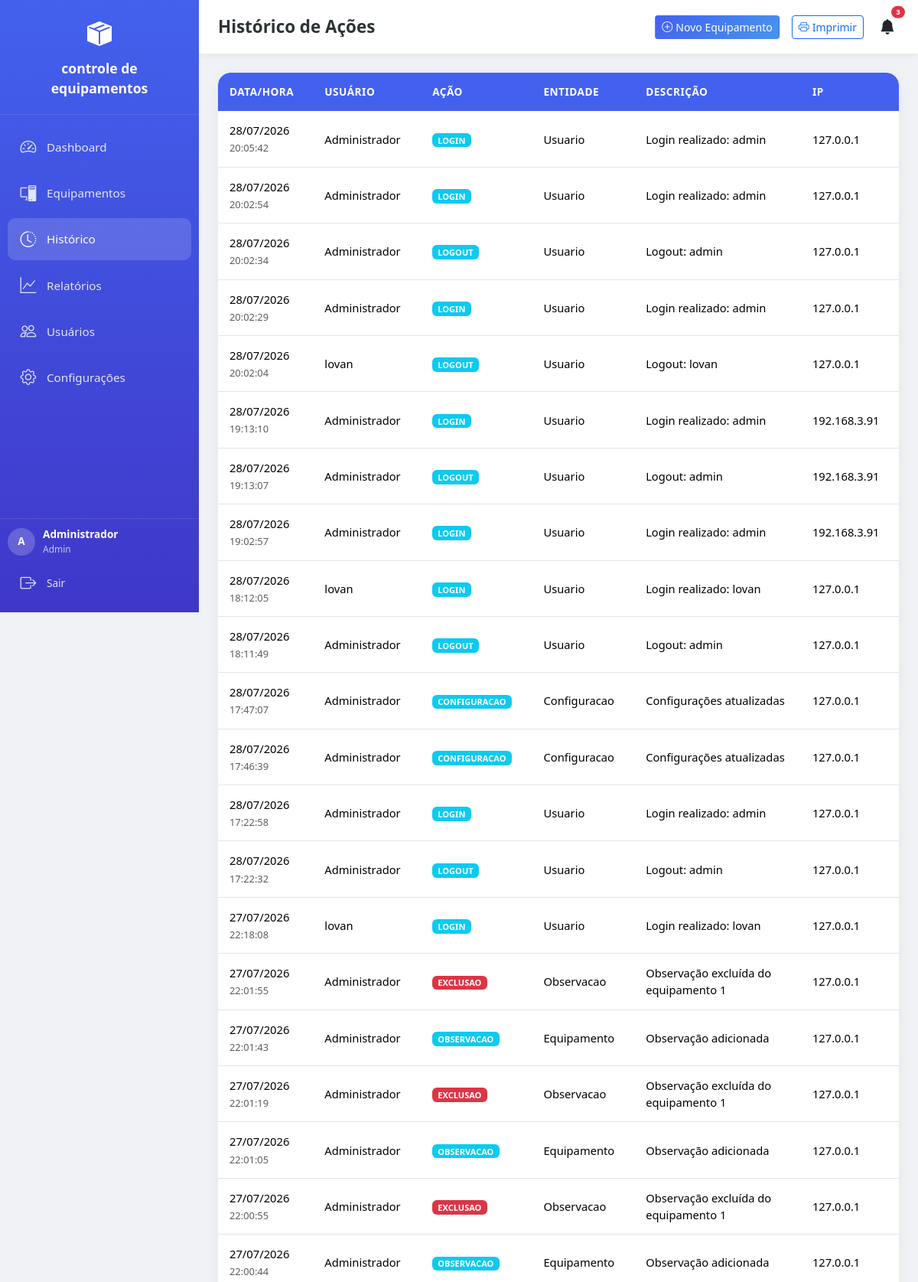
/historico (signed in, upper part), run on the app's committed database.
### app/models/models.py (models this page shows, shortened)
class Configuracao(db.Model):
    __tablename__ = 'configuracoes'
    id = db.Column(db.Integer, primary_key=True)
    nome_empresa = db.Column(db.String(200), default='Controle de Patrimônio')
    logo = db.Column(db.String(200), nullable=True)
    dias_lembrete_manutencao = db.Column(db.String(50), default='30,15,7,1')
    tema = db.Column(db.String(20), default='claro')
    data_atualizacao = db.Column(db.DateTime, default=datetime.now, onupdate=datetime.now)

class Usuario(UserMixin, db.Model):
    __tablename__ = 'usuarios'
    id = db.Column(db.Integer, primary_key=True)
    nome = db.Column(db.String(100), nullable=False)
    username = db.Column(db.String(50), unique=True, nullable=False)
    email = db.Column(db.String(120), unique=True, nullable=False)
    password_hash = db.Column(db.String(256), nullable=False)
    is_admin = db.Column(db.Boolean, default=False)
    ativo = db.Column(db.Boolean, default=True)
    data_criacao = db.Column(db.DateTime, default=datetime.now)
    equipamentos = db.relationship('Equipamento', backref='usuario_cadastro', lazy=True)

class Historico(db.Model):
    __tablename__ = 'historico'
    id = db.Column(db.Integer, primary_key=True)
    usuario_id = db.Column(db.Integer, db.ForeignKey('usuarios.id'), nullable=True)
    usuario_nome = db.Column(db.String(100))
    acao = db.Column(db.String(50), nullable=False)
    entidade = db.Column(db.String(50), nullable=False)
    entidade_id = db.Column(db.Integer)
    descricao = db.Column(db.Text)
    data = db.Column(db.DateTime, default=datetime.now)
    ip = db.Column(db.String(50))

### app/routes/main.py (the view)
@bp.route('/historico')
@login_required
def historico():
    page = request.args.get('page', 1, type=int)
    query = Historico.query.order_by(Historico.data.desc())
    pagination = query.paginate(page=page, per_page=50, error_out=False)
    config = Configuracao.query.first()
    return render_template('historico.html', historico=pagination.items, pagination=pagination, config=config)

### app/__init__.py (called while the page is built)
def create_app():
    app = Flask(__name__)
    app.config.from_object(Config)
    db.init_app(app)
    login_manager.init_app(app)
    login_manager.login_view = 'auth.login'
    login_manager.login_message = 'Por favor, faça login para acessar esta página.'
    login_manager.login_message_category = 'warning'
    with app.app_context():
        from app.routes import auth, main, api, admin
        app.register_blueprint(auth.bp)
        app.register_blueprint(main.bp)
        app.register_blueprint(api.bp, url_prefix='/api')
        app.register_blueprint(admin.bp, url_prefix='/admin')
        db.create_all()
        criar_admin_padrao()
        criar_config_padrao()
    @app.context_processor
    def inject_date():
        from datetime import date
        return dict(date=date)
    return app

### app/routes/auth.py (called while the page is built)
@login_manager.user_loader
def load_user(user_id):
    return Usuario.query.get(int(user_id))

### app/templates/historico.html (shortened to what this page needs)
{% extends "base.html" %}
{% block page_title %}Histórico de Ações{% endblock %}
{% block content %}
{% if current_user.is_admin %}
<div class="card-modern overflow-hidden animate-in">
    <div class="table-responsive">
        <table class="table table-modern mb-0">
            <thead>
                <tr>
                    <th>Data/Hora</th>
                    <th class="d-none d-md-table-cell">Usuário</th>
                    <th>Ação</th>
                    <th class="d-none d-lg-table-cell">Entidade</th>
                    <th>Descrição</th>
                    <th class="d-none d-xl-table-cell">IP</th>
                </tr>
            </thead>
            <tbody>
                {% for h in historico %}
                <tr>
                    <td>
                        <span class="d-block">{{ h.data.strftime('%d/%m/%Y') }}</span>
                        <small class="text-muted">{{ h.data.strftime('%H:%M:%S') }}</small>
                    </td>
                    <td class="d-none d-md-table-cell">{{ h.usuario_nome or 'Sistema' }}</td>
                    <td><span class="badge bg-{{ 'success' if h.acao=='CADASTRO' else 'warning' if h.acao=='EDICAO' else 'danger' if h.acao=='EXCLUSAO' else 'info' }}">{{ h.acao }}</span></td>
                    <td class="d-none d-lg-table-cell">{{ h.entidade }}</td>
                    <td>
                        {{ h.descricao or '-' }}
                    </td>
                    <td class="d-none d-xl-table-cell">{{ h.ip or '-' }}</td>
                </tr>
                {% else %}
                <tr><td colspan="6" class="text-center py-4 text-muted">Nenhum registro.</td></tr>
                {% endfor %}
            </tbody>
        </table>
    </div>
</div>
{% endif %}
{% endblock %}

### app/templates/base.html (shortened to what this page needs)
<!DOCTYPE html>
<html lang="pt-BR" data-theme="{{ config.tema if config else 'claro' }}">
<head>
    <link href="https://cdn.jsdelivr.net/npm/bootstrap@5.3.2/dist/css/bootstrap.min.css" rel="stylesheet">
    <link rel="stylesheet" href="https://cdn.jsdelivr.net/npm/bootstrap-icons@1.11.1/font/bootstrap-icons.css">
    <link rel="stylesheet" href="/static/css/style.css">
</head>
<body>
    {% if current_user.is_authenticated %}
    <nav class="sidebar" id="sidebar">
        <div class="sidebar-header">
            <div class="logo-icon"><i class="bi bi-box-seam-fill"></i></div>
            <div class="logo-text">{{ config.nome_empresa if config else 'Patrimônio' }}</div>
        </div>
        <div class="sidebar-nav">
            <div class="nav-item">
                <a href="{{ url_for('main.dashboard') }}" class="nav-link {% if request.endpoint == 'main.dashboard' %}active{% endif %}">
                    <i class="bi bi-speedometer2"></i>
                    <span class="nav-text">Dashboard</span>
                </a>
            </div>
            <div class="nav-item">
                <a href="{{ url_for('main.equipamentos') }}" class="nav-link {% if request.endpoint.startswith('main.equipamento') %}active{% endif %}">
                    <i class="bi bi-pc-display"></i>
                    <span class="nav-text">Equipamentos</span>
                </a>
            </div>
            {% if current_user.is_admin %}
            <div class="nav-item">
                <a href="{{ url_for('main.historico') }}" class="nav-link {% if request.endpoint == 'main.historico' %}active{% endif %}">
                    <i class="bi bi-clock-history"></i>
                    <span class="nav-text">Histórico</span>
                </a>
            </div>
            {% endif %}
            <div class="nav-item">
                <a href="{{ url_for('main.relatorios') }}" class="nav-link {% if request.endpoint == 'main.relatorios' %}active{% endif %}">
                    <i class="bi bi-graph-up"></i>
                    <span class="nav-text">Relatórios</span>
                </a>
            </div>
            {% if current_user.is_admin %}
            <div class="nav-item">
                <a href="{{ url_for('admin.usuarios') }}" class="nav-link {% if request.endpoint.startswith('admin.') %}active{% endif %}">
                    <i class="bi bi-people"></i>
                    <span class="nav-text">Usuários</span>
                </a>
            </div>
            <div class="nav-item">
                <a href="{{ url_for('admin.configuracoes') }}" class="nav-link {% if request.endpoint == 'admin.configuracoes' %}active{% endif %}">
                    <i class="bi bi-gear"></i>
                    <span class="nav-text">Configurações</span>
                </a>
            </div>
            {% endif %}
        </div>
        <div class="sidebar-footer">
            <div class="user-info">
                <div class="user-avatar">{{ current_user.nome[0] }}</div>
                <div>
                    <div style="font-weight:600;">{{ current_user.nome }}</div>
                    <div style="opacity:0.7; font-size:0.75rem;">{{ 'Admin' if current_user.is_admin else 'Usuário' }}</div>
                </div>
            </div>
            <a href="{{ url_for('auth.logout') }}" class="nav-link mt-2" style="font-size:0.85rem;">
                <i class="bi bi-box-arrow-right"></i>
                <span class="nav-text">Sair</span>
            </a>
        </div>
    </nav>
    {% endif %}
    <div class="main-content">
        {% if current_user.is_authenticated %}
        <div class="topbar no-print">
            <h1 class="page-title">{% block page_title %}Dashboard{% endblock %}</h1>
            <div class="d-flex align-items-center gap-2 gap-md-3">
                <a href="{{ url_for('main.equipamento_novo') }}" class="btn btn-sm btn-primary-modern no-print d-none d-md-inline-flex">
                    <i class="bi bi-plus-circle me-1"></i> Novo Equipamento
                </a>
                <a href="{{ url_for('main.impressao') }}" target="_blank" class="btn btn-sm btn-outline-primary no-print d-none d-md-inline-flex">
                    <i class="bi bi-printer me-1"></i> Imprimir
                </a>
                <div class="dropdown no-print">
                    <button class="btn btn-link text-dark position-relative p-1" data-bs-toggle="dropdown">
                        <i class="bi bi-bell-fill fs-5"></i>
                        <span class="position-absolute top-0 start-100 translate-middle badge rounded-pill bg-danger" id="notifCount" style="font-size:0.6rem; display:none;">0</span>
                    </button>
                </div>
            </div>
        </div>
        {% endif %}
        <div class="content-area">
            {% block content %}{% endblock %}
        </div>
    </div>
</body>
</html>

### app/static/css/style.css (style rules this page uses)
.table-responsive { -webkit-overflow-scrolling: touch; }
.card-modern { animation: slideUp 0.4s ease forwards; }
.table-modern td { max-width: 200px; overflow: hidden; text-overflow: ellipsis; }
.table-modern td:first-child { max-width: 120px; }

### app/templates/base.html (style rules this page uses)
:root { --primary: #4361ee; --primary-light: #4895ef; --secondary: #3f37c9; --success: #4cc9f0; --danger: #f72585; --warning: #f9c74f; --info: #90e0ef; --light: #f8f9fa; --dark: #212529; --bg-body: #f0f2f5; --bg-card: #ffffff; --text-main: #2d3436; --text-muted: #636e72; --border-color: #dfe6e9; --sidebar-width: 260px; --sidebar-collapsed: 70px; }
* { box-sizing: border-box; }
body { font-family: 'Segoe UI', system-ui, -apple-system, sans-serif; background: var(--bg-body); color: var(--text-main); min-height: 100vh; overflow-x: hidden; -webkit-text-size-adjust: 100%; }
.sidebar { position: fixed; top: 0; left: 0; width: var(--sidebar-width); height: 100vh; background: linear-gradient(180deg, var(--primary) 0%, var(--secondary) 100%); color: white; z-index: 1000; transition: all 0.3s ease; display: flex; flex-direction: column; overflow-y: auto; -webkit-overflow-scrolling: touch; }
.sidebar-header { padding: 20px; text-align: center; border-bottom: 1px solid rgba(255,255,255,0.1); }
.logo-icon { font-size: 2rem; color: white; }
.logo-text { font-size: 1.1rem; font-weight: 700; margin-top: 8px; }
.sidebar-nav { flex: 1; padding: 15px 10px; }
.nav-item { margin-bottom: 5px; }
.nav-link { display: flex; align-items: center; padding: 12px 15px; color: rgba(255,255,255,0.85); text-decoration: none; border-radius: 10px; transition: all 0.2s; font-size: 0.95rem; }
.nav-link:hover, .nav-link.active { background: rgba(255,255,255,0.15); color: white; }
.nav-link i { font-size: 1.3rem; margin-right: 12px; min-width: 24px; text-align: center; }
.sidebar-footer { padding: 10px; border-top: 1px solid rgba(255,255,255,0.1); }
.user-info { display: flex; align-items: center; gap: 10px; font-size: 0.85rem; }
.user-avatar { width: 36px; height: 36px; border-radius: 50%; background: rgba(255,255,255,0.2); display: flex; align-items: center; justify-content: center; font-weight: bold; flex-shrink: 0; }
.main-content { margin-left: var(--sidebar-width); min-height: 100vh; transition: margin-left 0.3s ease; padding-bottom: 80px; }
.topbar { background: var(--bg-card); padding: 15px 25px; display: flex; align-items: center; justify-content: space-between; box-shadow: 0 2px 10px rgba(0,0,0,0.05); position: sticky; top: 0; z-index: 100; gap: 10px; }
.page-title { font-size: 1.4rem; font-weight: 700; color: var(--text-main); margin: 0; white-space: nowrap; overflow: hidden; text-overflow: ellipsis; }
.content-area { padding: 25px; }
.card-modern { background: var(--bg-card); border: none; border-radius: 16px; box-shadow: 0 4px 20px rgba(0,0,0,0.06); transition: transform 0.2s, box-shadow 0.2s; }
.table-modern { background: var(--bg-card); border-radius: 16px; overflow: hidden; margin-bottom: 0; }
.table-modern thead th { background: var(--primary); color: white; font-weight: 600; font-size: 0.85rem; text-transform: uppercase; letter-spacing: 0.5px; padding: 15px; border: none; position: sticky; top: 0; z-index: 10; white-space: nowrap; }
.table-modern tbody td { padding: 14px 15px; border-bottom: 1px solid var(--border-color); vertical-align: middle; font-size: 0.92rem; }
.btn-primary-modern { background: linear-gradient(135deg, var(--primary), var(--primary-light)); color: white; }
.animate-in { animation: fadeIn 0.4s ease forwards; }

### data on the page
Configuracao: nome_empresa "controle de equipamentos"
Usuario: nome "A", nome "Administrador", is_admin "Admin"
Historico: data "28/07/2026", data "20:05:42", usuario_nome "Administrador", acao "LOGIN", entidade "Usuario", descricao "Login realizado: admin", ip "127.0.0.1"
Historico: data "28/07/2026", data "20:02:54", usuario_nome "Administrador", acao "LOGIN", entidade "Usuario", descricao "Login realizado: admin", ip "127.0.0.1"
Historico: data "28/07/2026", data "20:02:34", usuario_nome "Administrador", acao "LOGOUT", entidade "Usuario", descricao "Logout: admin", ip "127.0.0.1"
Historico: data "28/07/2026", data "20:02:29", usuario_nome "Administrador", acao "LOGIN", entidade "Usuario", descricao "Login realizado: admin", ip "127.0.0.1"
Historico: data "28/07/2026", data "20:02:04", usuario_nome "lovan", acao "LOGOUT", entidade "Usuario", descricao "Logout: lovan", ip "127.0.0.1"
Historico: data "28/07/2026", data "19:13:10", usuario_nome "Administrador", acao "LOGIN", entidade "Usuario", descricao "Login realizado: admin", ip "192.168.3.91"
Historico: data "28/07/2026", data "19:13:07", usuario_nome "Administrador", acao "LOGOUT", entidade "Usuario", descricao "Logout: admin", ip "192.168.3.91"
Historico: data "28/07/2026", data "19:02:57", usuario_nome "Administrador", acao "LOGIN", entidade "Usuario", descricao "Login realizado: admin", ip "192.168.3.91"
Historico: data "28/07/2026", data "18:12:05", usuario_nome "lovan", acao "LOGIN", entidade "Usuario", descricao "Login realizado: lovan", ip "127.0.0.1"
Historico: data "28/07/2026", data "18:11:49", usuario_nome "Administrador", acao "LOGOUT", entidade "Usuario", descricao "Logout: admin", ip "127.0.0.1"
Historico: data "28/07/2026", data "17:47:07", usuario_nome "Administrador", acao "CONFIGURACAO", entidade "Configuracao", descricao "Configurações atualizadas", ip "127.0.0.1"
Historico: data "28/07/2026", data "17:46:39", usuario_nome "Administrador", acao "CONFIGURACAO", entidade "Configuracao", descricao "Configurações atualizadas", ip "127.0.0.1"
Historico: data "28/07/2026", data "17:22:58", usuario_nome "Administrador", acao "LOGIN", entidade "Usuario", descricao "Login realizado: admin", ip "127.0.0.1"
Historico: data "28/07/2026", data "17:22:32", usuario_nome "Administrador", acao "LOGOUT", entidade "Usuario", descricao "Logout: admin", ip "127.0.0.1"
Historico: data "27/07/2026", data "22:18:08", usuario_nome "lovan", acao "LOGIN", entidade "Usuario", descricao "Login realizado: lovan", ip "127.0.0.1"
Historico: data "27/07/2026", data "22:01:55", usuario_nome "Administrador", acao "EXCLUSAO", entidade "Observacao", descricao "Observação excluída do equipamento 1", ip "127.0.0.1"
Historico: data "27/07/2026", data "22:01:43", usuario_nome "Administrador", acao "OBSERVACAO", entidade "Equipamento", descricao "Observação adicionada", ip "127.0.0.1"
Historico: data "27/07/2026", data "22:01:19", usuario_nome "Administrador", acao "EXCLUSAO", entidade "Observacao", descricao "Observação excluída do equipamento 1", ip "127.0.0.1"
Historico: data "27/07/2026", data "22:01:05", usuario_nome "Administrador", acao "OBSERVACAO", entidade "Equipamento", descricao "Observação adicionada", ip "127.0.0.1"
Historico: data "27/07/2026", data "22:00:55", usuario_nome "Administrador", acao "EXCLUSAO", entidade "Observacao", descricao "Observação excluída do equipamento 1", ip "127.0.0.1"
Historico: data "27/07/2026", data "22:00:44", usuario_nome "Administrador", acao "OBSERVACAO", entidade "Equipamento", descricao "Observação adicionada", ip "127.0.0.1"
